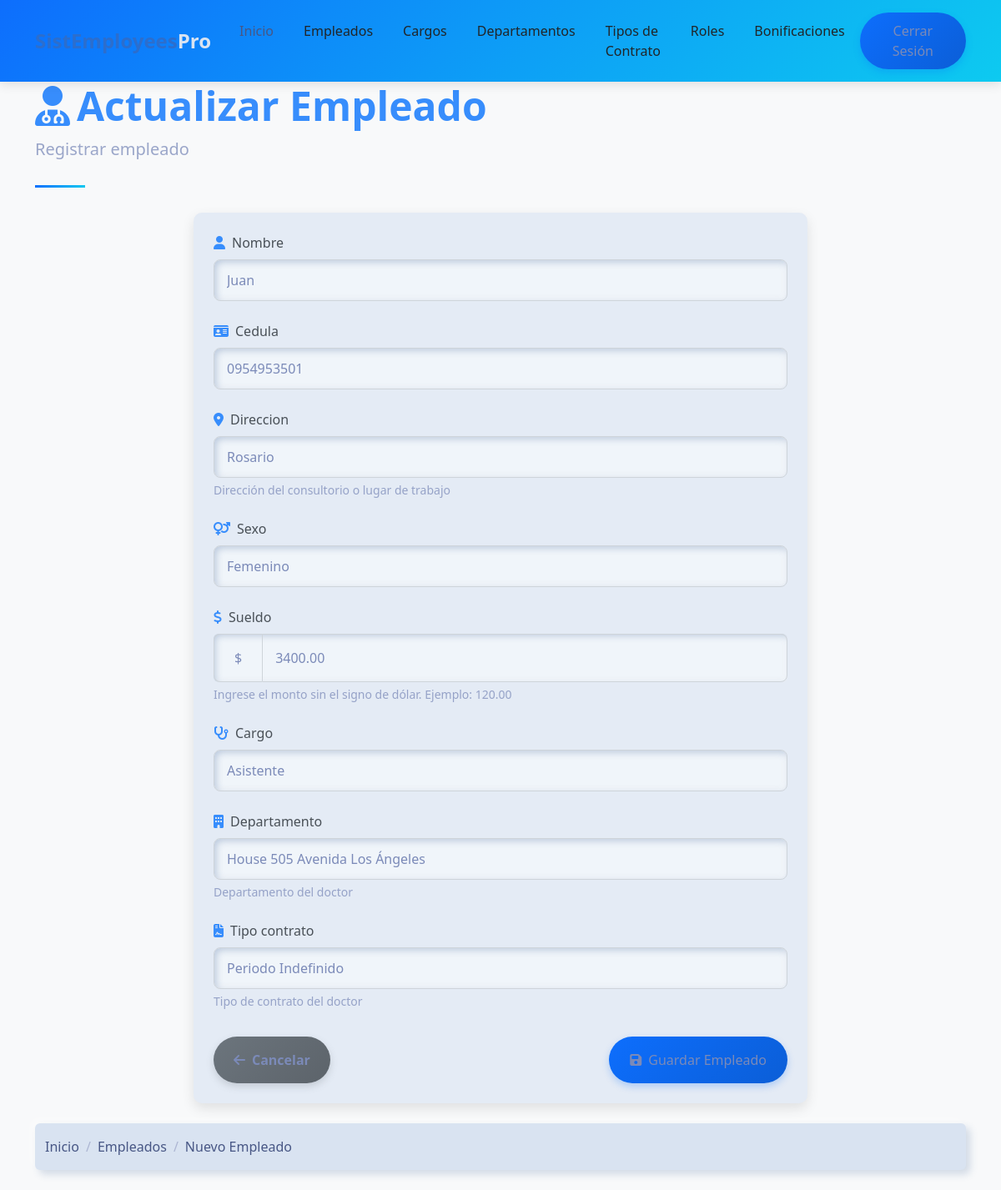
Screenshot of /empleados/empleado_update/3/ (signed in) with the database file from the repository.
### empleados/models.py (models this page shows, shortened)
class Empleado(models.Model):
    SEXO_CHOICES = [
        ('M', 'Masculino'),
        ('F', 'Femenino'),
    ]
    nombre = models.CharField(max_length=100)
    cedula = models.CharField(max_length=20, unique=True)
    direccion = models.TextField()
    sexo = models.CharField(max_length=1, choices=SEXO_CHOICES)
    sueldo = models.DecimalField(max_digits=10, decimal_places=2)
    cargo = models.ForeignKey(Cargo, on_delete=models.CASCADE)
    departamento = models.ForeignKey(Departamento, on_delete=models.CASCADE)
    tipo_contrato = models.ForeignKey(TipoContrato, on_delete=models.CASCADE)

### empleados/views.py (the view, shortened to what this page needs)
# urls.py: path('empleado_update/<int:id>/', empleado_update, name='empleado_update'),  # URL para actualizar empleado
@login_required # Decorador para requerir autenticación
def empleado_update(request,id):
   context={'title':'Actualizar Empleado'}
   empleado = Empleado.objects.get(pk=id)
   if request.method == "GET":
      form = EmpleadoForm(instance=empleado)# Con instance rellena el formulario con los datos del empleado
      context['form'] = form
      return render(request, 'empleado/create.html', context)

### empleados/forms.py (shortened to what this page needs)
class EmpleadoForm(ModelForm):
    class Meta:
        model = Empleado
        fields = '__all__'
        widgets = {
            'nombre': TextInput(attrs={'class': 'form-control', 'placeholder': 'Nombre del empleado', 'required': 'required'}),
            'cedula': NumberInput(attrs={'class': 'form-control', 'placeholder': 'Cédula', 'required': 'required'}),
            'cargo': Select(attrs={'class': 'form-control', 'placeholder': 'Cargo', 'required': 'required'}),
            'direccion': TextInput(attrs={'class': 'form-control', 'placeholder': 'Dirección', 'required': 'required'}),
            'sexo': Select(attrs={'class': 'form-control', 'placeholder': 'Sexo', 'required': 'required'}),
            'sueldo': TextInput(attrs={'class': 'form-control', 'placeholder': 'Sueldo', 'required': 'required'}),
            'departamento': Select(attrs={'class': 'form-control', 'placeholder': 'Departamento', 'required': 'required'}),
            'tipo_contrato': Select(attrs={'class': 'form-control', 'placeholder': 'Tipo de contrato', 'required': 'required'}),
        }

### empleados/models.py (called while the page is built)
    def __str__(self):
        return self.descripcion

    def __str__(self):
        return self.descripcion

    def __str__(self):
        return self.descripcion

### templates/empleado/create.html (shortened to what this page needs)
{% extends "home.html" %}
{% block content %}
<div class="container">
    <header class="page-header">
        <h1 class="display-5 fw-bold text-primary">
            <i class="fas fa-user-md me-2"></i>{{ title }}
        </h1>
        <p class="lead text-muted">Registrar empleado</p>
    </header>
    <div class="row">
        <div class="col-md-8 mx-auto">
            <div class="card mb-4">
                <div class="card-body p-4">
                    <form method="post">
                        <div class="mb-4">
                            <label for="{{ form.nombre.id_for_label }}" class="form-label">
                                <i class="fas fa-user text-primary me-2"></i>{{ form.nombre.label }}
                            </label>
                            {{ form.nombre }}
                        </div>
                        <div class="mb-4">
                            <label for="{{ form.cedula.id_for_label }}" class="form-label">
                                <i class="fas fa-id-card text-primary me-2"></i>{{ form.cedula.label }}
                            </label>
                            {{ form.cedula }}
                        </div>
                        <div class="mb-4">
                            <label for="{{ form.direccion.id_for_label }}" class="form-label">
                                <i class="fas fa-map-marker-alt text-primary me-2"></i>{{ form.direccion.label }}
                            </label>
                            {{ form.direccion }}
                            <div class="form-text text-muted" id="addressHelp">
                                Dirección del consultorio o lugar de trabajo
                            </div>
                        </div>
                        <div class="mb-4">
                            <label for="{{ form.sexo.id_for_label }}" class="form-label">
                                <i class="fas fa-venus-mars text-primary me-2"></i>{{ form.sexo.label }}
                            </label>
                            {{ form.sexo }}
                        </div>
                        <div class="mb-4">
                            <label for="{{ form.sueldo.id_for_label }}" class="form-label">
                                <i class="fas fa-dollar-sign text-primary me-2"></i>{{ form.sueldo.label }}
                            </label>
                            <div class="input-group">
                                <span class="input-group-text">$</span>
                                {{ form.sueldo }}
                            </div>
                            <div class="form-text text-muted" id="sueldoHelp">
                                Ingrese el monto sin el signo de dólar. Ejemplo: 120.00
                            </div>
                        </div>
                        <div class="mb-4">
                            <label for="{{ form.cargo.id_for_label }}" class="form-label">
                                <i class="fas fa-stethoscope text-primary me-2"></i>{{ form.cargo.label }}
                            </label>
                            {{ form.cargo }}
                        </div>
                        <div class="mb-4">
                            <label for="{{ form.departamento.id_for_label }}" class="form-label">
                                <i class="fas fa-building text-primary me-2"></i>{{ form.departamento.label }}
                            </label>
                            {{ form.departamento }}
                            <div class="form-text text-muted" id="departamentoHelp">
                                Departamento del doctor
                            </div>
                        </div>
                        <div class="mb-4">
                            <label for="{{ form.tipo_contrato.id_for_label }}" class="form-label">
                                <i class="fas fa-file-contract text-primary me-2"></i>{{ form.tipo_contrato.label }}
                            </label>
                            {{ form.tipo_contrato }}
                            <div class="form-text text-muted" id="tipo_contratoHelp">
                                Tipo de contrato del doctor
                            </div>
                        </div>
                        <div class="d-flex justify-content-between mt-4 pt-2">
                            <a href="{% url 'empleados:empleado_list' %}" class="btn btn-secondary">
                                <i class="fas fa-arrow-left me-2"></i>Cancelar
                            </a>
                            <button type="submit" class="btn btn-primary">
                                <i class="fas fa-save me-2"></i>Guardar Empleado
                            </button>
                        </div>
                    </form>
                </div>
            </div>
        </div>
    </div>
    <nav aria-label="breadcrumb" class="mb-4">
        <ol class="breadcrumb">
            <li class="breadcrumb-item"><a href="{% url 'home' %}" class="text-decoration-none">Inicio</a></li>
            <li class="breadcrumb-item"><a href="{% url 'empleados:empleado_list' %}" class="text-decoration-none">Empleados</a></li>
            <li class="breadcrumb-item active" aria-current="page">Nuevo Empleado</li>
        </ol>
    </nav>
</div>
{% endblock %}

### templates/home.html (style rules this page uses)
:root { --primary-color: #2c6ecd; --secondary-color: #19b3b3; --accent-color: #f8f9fa; --dark-color: #212529; --text-color: #495057; }
body { font-family: 'Poppins', sans-serif; color: var(--text-color); overflow-x: hidden; }
.btn-primary { background-color: var(--primary-color); border-color: var(--primary-color); padding: 10px 25px; border-radius: 50px; font-weight: 500; transition: all 0.3s ease; }

### templates/empleado/create.html (style rules this page uses)
body { background-color: #f8f9fa; font-family: 'Segoe UI', Tahoma, Geneva, Verdana, sans-serif; }
.card { border-radius: 10px; box-shadow: 0 6px 15px rgba(0,0,0,0.1); transition: transform 0.3s, box-shadow 0.3s; }
.btn-primary { background: linear-gradient(135deg, #0d6efd, #0b5ed7); border: none; box-shadow: 0 4px 8px rgba(13, 110, 253, 0.25); transition: all 0.3s; }
.btn-secondary { background: linear-gradient(135deg, #6c757d, #5c636a); border: none; box-shadow: 0 4px 8px rgba(108, 117, 125, 0.25); transition: all 0.3s; }
.page-header { position: relative; margin-bottom: 30px; padding-bottom: 15px; }
.page-header:after { content: ''; position: absolute; bottom: 0; left: 0; width: 60px; height: 3px; background: linear-gradient(135deg, #0d6efd, #0dcaf0); }
.form-control, .form-select { border-radius: 8px; padding: 12px 15px; border: 1px solid #ced4da; transition: all 0.3s; }
.form-label { font-weight: 500; margin-bottom: 0.5rem; color: #495057; }
.input-group-text { background: linear-gradient(135deg, #f8f9fa, #e9ecef); border-radius: 8px 0 0 8px; border: 1px solid #ced4da; border-right: none; }

### rows the page displays
Empleado: nombre "Juan", cedula "0954953501", direccion "Rosario", sexo "Femenino", sueldo "3400.00", cargo "Asistente", departamento "House 505 Avenida Los Ángeles", tipo_contrato "Periodo Indefinido"

### other values shown
{{ title }} "Actualizar Empleado"
